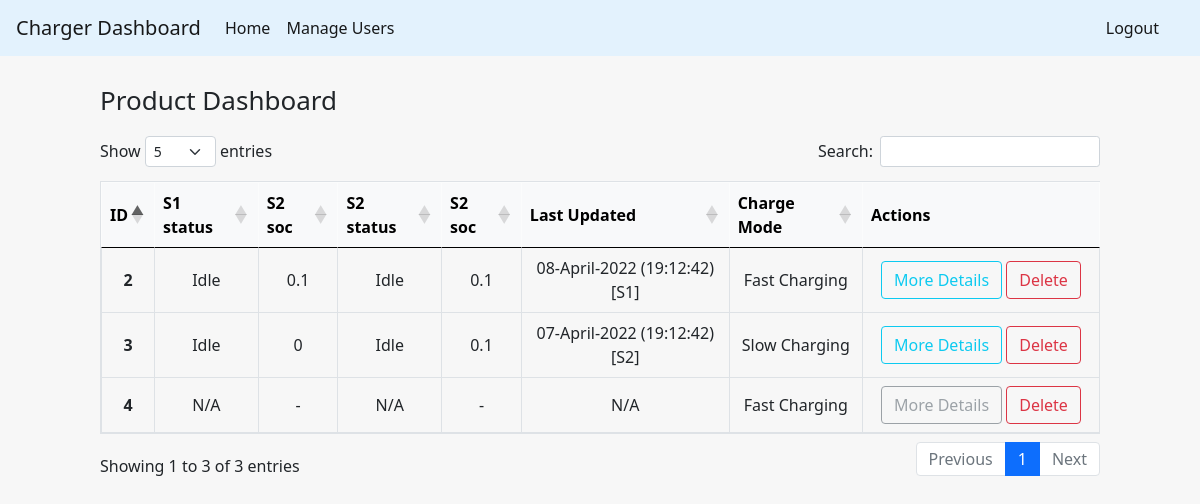
Screenshot of /home (signed in) with the database file from the repository.
### tables this page shows
CREATE TABLE charger_s1 (
    id integer primary key autoincrement,
    productId INTEGER,
    Status INTEGER,
    SN TEXT,
    Time TEXT,
    SoC INTEGER,
    SoH INTEGER,
    Volt REAL
    );

CREATE TABLE charger_s2 (
    id integer primary key autoincrement,
    productId INTEGER,
    Status INTEGER,
    SN TEXT,
    Time TEXT,
    SoC INTEGER,
    SoH INTEGER,
    Volt REAL
    );

### flaskWebsite.py (the view)
@app.route("/home", methods=["POST", "GET"])
def home():
    if "username" in session:
        if request.method == "POST":
            if request.form['submit_button'] == 'deleteIndexSubmit':
                print("DEL")
                print("================================================================")
                deviceSelect = request.form["deleteIndex"]
                con = sqlite3.connect(dbName)
                cur = con.cursor()
                cur.execute("DELETE FROM charger_s1 WHERE productId=?" , (deviceSelect,))
                cur.execute("DELETE FROM charger_s2 WHERE productId=?" , (deviceSelect,))
                cur.execute("DELETE FROM charger_device WHERE productId=?" , (deviceSelect,))
                con.commit()
                cur.close()
                print('TABLE DROPPED')
                flash('Charger ' + deviceSelect + ' deleted', 'success')
                return redirect(url_for('home'))
        else:
            pass
        con = sqlite3.connect(dbName)
        cur = con.cursor()
        uniqueIDs1 = []
        uniqueIDs2 = []
        uniqueIDdev = []
        for row in cur.execute("SELECT DISTINCT productId FROM charger_s1 ORDER BY productId" ):
            uniqueIDs1.append(row[0])
        for row in cur.execute("SELECT DISTINCT productId FROM charger_s2 ORDER BY productId" ):
            uniqueIDs2.append(row[0])
        for row in cur.execute("SELECT DISTINCT productId FROM charger_device ORDER BY productId" ):
            uniqueIDdev.append(row[0])
        combineIDs = uniqueIDs1 + uniqueIDs2 + uniqueIDdev
        list_set = set(combineIDs)
        uniqueIDs = (list(list_set))
        print('uid')
        print(uniqueIDs)
        productCount = len(uniqueIDs)
        print(productCount)
        latestData = [ dict() for i in range(len(uniqueIDs))  ]
        index = 0
        for i in range(len(uniqueIDs)):
            latestData[index]['pid'] = uniqueIDs[i]
            cur.execute('SELECT * FROM charger_s1 WHERE productId = ' + str(uniqueIDs[i]) + ' ORDER BY id DESC LIMIT 1')
            lastRow = cur.fetchone()
            if (lastRow == None):
                latestData[index]['s1_stat'] = '-'
                latestData[index]['s1_soc'] = '-'
                latestData[index]['s1_latest'] = '-'
            else:
                latestData[index]['s1_stat'] = lastRow[2]
                latestData[index]['s1_soc'] = lastRow[5]
                latestData[index]['s1_latest'] = lastRow[4]
            cur.execute('SELECT * FROM charger_s2 WHERE productId = ' + str(uniqueIDs[i]) + ' ORDER BY id DESC LIMIT 1')
            lastRow = cur.fetchone()
            if (lastRow == None):
                latestData[index]['s2_stat'] = '-'
                latestData[index]['s2_soc'] = '-'
                latestData[index]['s2_latest'] = '-'
            else:
                latestData[index]['s2_stat'] = lastRow[2]
                latestData[index]['s2_soc'] = lastRow[5]
                latestData[index]['s2_latest'] = lastRow[4]
            cur.execute('SELECT * FROM charger_device WHERE productId = ' + str(uniqueIDs[i]) + ' ORDER BY id DESC LIMIT 1')
            lastRow = cur.fetchone()
            if (lastRow == None):
                latestData[index]['chgMode'] = '-'
            else:
                latestData[index]['chgMode'] = lastRow[2]
            try:
                dateS1 = datetime.strptime(latestData[index]['s1_latest'], '%y/%m/%d,%H:%M:%S')
                dateS2 = datetime.strptime(latestData[index]['s2_latest'], '%y/%m/%d,%H:%M:%S')
                if (dateS1>dateS2):
                    latestData[index]['latestSlot'] = 'S1'
                    timestampStr = dateS1.strftime("%d-%B-%Y (%H:%M:%S)")
                else:
                    latestData[index]['latestSlot'] = 'S2'
                    timestampStr = dateS2.strftime("%d-%B-%Y (%H:%M:%S)")
                latestData[index]['latestTime'] = timestampStr
            except:
                latestData[index]['latestSlot'] = '-'
                latestData[index]['latestTime'] = '-'
            index+=1
        for x in latestData:
            print(x)
        return render_template('displayGeneral.html', latest_data=latestData, product_count=productCount)
    else:
        return redirect(url_for('login'))

### templates/displayGeneral.html (shortened to what this page needs)
{% extends "base.html" %}
{% block content %}
<div class="container-fluid">
    <div class="header"> Product Dashboard</div>
    <div class="device">
        <div class="table-responsive">
            <table id ="generalInfo" class="table table-bordered">
                <thead class="table-light">
                    <tr>
                        <th class="align-middle" scope="col">ID</th>
                        <th class="align-middle" scope="col">S1 status</th>
                        <th class="align-middle" scope="col">S2 soc</th>
                        <th class="align-middle" scope="col">S2 status</th>
                        <th class="align-middle" scope="col">S2 soc</th>
                        <th class="align-middle" scope="col">Last Updated</th>
                        <th class="align-middle" scope="col">Charge Mode</th>
                        <th class="align-middle" scope="col" >Actions</th>
                    </tr>
                </thead>
                <tbody>
                    {% for x in range (0, product_count) %}
                    <tr>
                        <th class="align-middle" scope="row">
                            {{ latest_data[x]['pid'] }}
                        </th>
                        <td class="align-middle">
                            {% if latest_data[x]['s1_stat'] == 0 %}
                                Idle
                            {% elif latest_data[x]['s1_stat'] == '-' %}
                                N/A
                            {% else %}
                                Charging
                            {% endif %}
                        </td>
                        <td class="align-middle">{{ latest_data[x]['s1_soc'] }}</td>
                        <td class="align-middle">
                            {% if latest_data[x]['s2_stat'] == 0 %}
                                Idle
                            {% elif latest_data[x]['s2_stat'] == '-' %}
                                N/A
                            {% else %}
                                Charging
                            {% endif %}
                        </td>
                        <td class="align-middle">{{ latest_data[x]['s2_soc'] }}</td>
                        <td class="align-middle">
                            {% if latest_data[x]['latestTime'] == '-' %}
                                N/A
                            {% else %}
                                {{ latest_data[x]['latestTime'] }}
                                [{{ latest_data[x]['latestSlot'] }}]
                            {% endif %}
                        </td>
                        <td class="align-middle">
                            {% if latest_data[x]['chgMode'] == 0 %}
                                Slow Charging
                            {% elif latest_data[x]['chgMode'] == 1 %}
                                Fast Charging
                            {% elif latest_data[x]['chgMode'] == '-' %}
                                N/A
                            {% else %}
                                Not Charging
                            {% endif %}
                        </td>
                        <td class="align-middle" style="width:220px">
                            {% set selection = 'charger' + latest_data[x]['pid']|string %}
                            {% if latest_data[x]['s1_stat'] == '-' and latest_data[x]['s2_stat'] == '-' %}
                                <span class="d-inline-block" tabindex="0" data-toggle="tooltip" title="Disabled. No data has been received">
                                    <button type="button" class="btn btn-outline-secondary" disabled>
                                        More Details
                                    </button>
                                </span>
                            {% else %}
                                <button type="button" class="btn btn-outline-info" onclick="window.location.href='{{ url_for( 'display' , deviceSelect=selection ) }}';">
                                    More Details
                                </button>
                            {% endif %}
                            {% set selection = latest_data[x]['pid'] %}
                            <button type="button" class="btn btn-outline-danger" data-toggle="modal" data-target="#deleteRow{{x}}">
                                Delete
                            </button>
                        </td>
                    </tr>
                    {% endfor %}
                </tbody>
            </table>
        </div>
    </div>
</div>
{% endblock %}

### templates/base.html (shortened to what this page needs)
<!doctype html>
<html>
<head>
    <link rel="stylesheet" href="https://cdn.jsdelivr.net/npm/bootstrap@4.3.1/dist/css/bootstrap.min.css"
>
    <link href="https://cdn.jsdelivr.net/npm/bootstrap@5.0.1/dist/css/bootstrap.min.css" rel="stylesheet"
>
    <link rel="stylesheet" type="text/css" href="https://cdn.datatables.net/1.10.25/css/dataTables.bootstrap5.css">
</head>
<body>
    <nav class="navbar navbar-expand-lg navbar-light" style="background-color: #e3f2fd;">
        <a class="navbar-brand" href="/home">Charger Dashboard</a>
        <div class="collapse navbar-collapse" id="navbarSupportedContent">
            <ul class="navbar-nav mr-auto">
                <li class="nav-item active">
                    <a class="nav-link" href="/home">Home <span class="sr-only">(current)</span></a>
                </li>
                <li class="nav-item active">
                    <a class="nav-link" href="/manage-users">Manage Users</a>
                </li>
            </ul>
            <span class="navbar-text">
                {% if session['username']|length %}
                    <a class="nav-link" href="/logout" style="padding:0 25px">Logout</a>
                {% endif %}
            </span>
        </div>
    </nav>
    {% block content %}
    {% endblock %}
</body>
</html>

### templates/displayGeneral.html (style rules this page uses)
body { background-color: #f7f7f7; }
.header { padding-top: 25px; font-size: 26px; height:80px; }
.device { text-align: center; }
.container-fluid { padding: 0 100px; }

### rows the page displays
charger_s1: SoC "0.1"
charger_s2: SoC "0.1"
charger_s2: SoC "0.1"

### other values shown
{{ latest_data[x]['pid'] }} "2" "3" "4"
{{ latest_data[x]['latestTime'] }} "08-April-2022 (19:12:42)" "07-April-2022 (19:12:42)"
{{ latest_data[x]['latestSlot'] }} "S1" "S2"
{{ latest_data[x]['s1_soc'] }} "0" "-"
{{ latest_data[x]['s2_soc'] }} "-"
